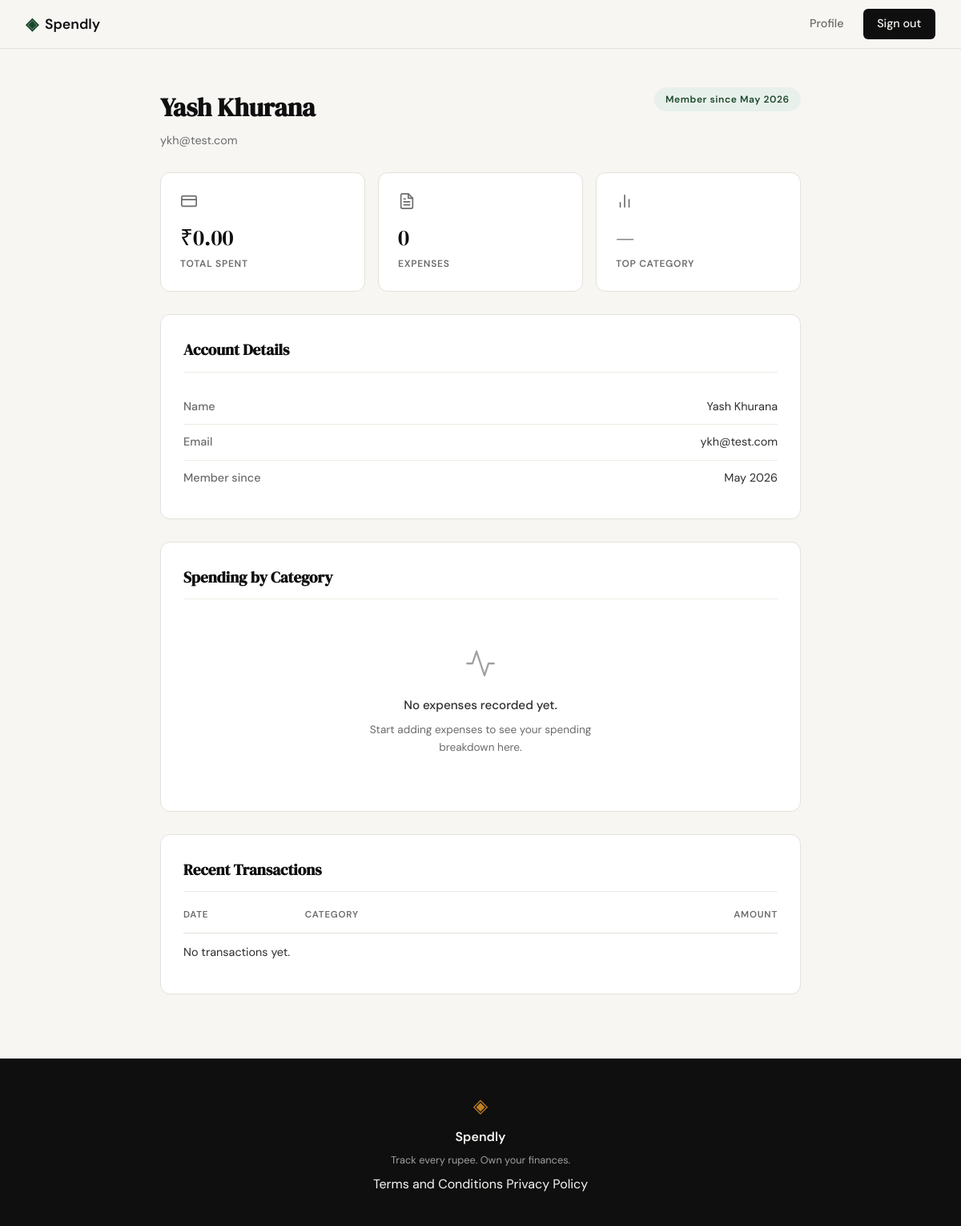
/profile (signed in), run on an earlier commit of the app's database.
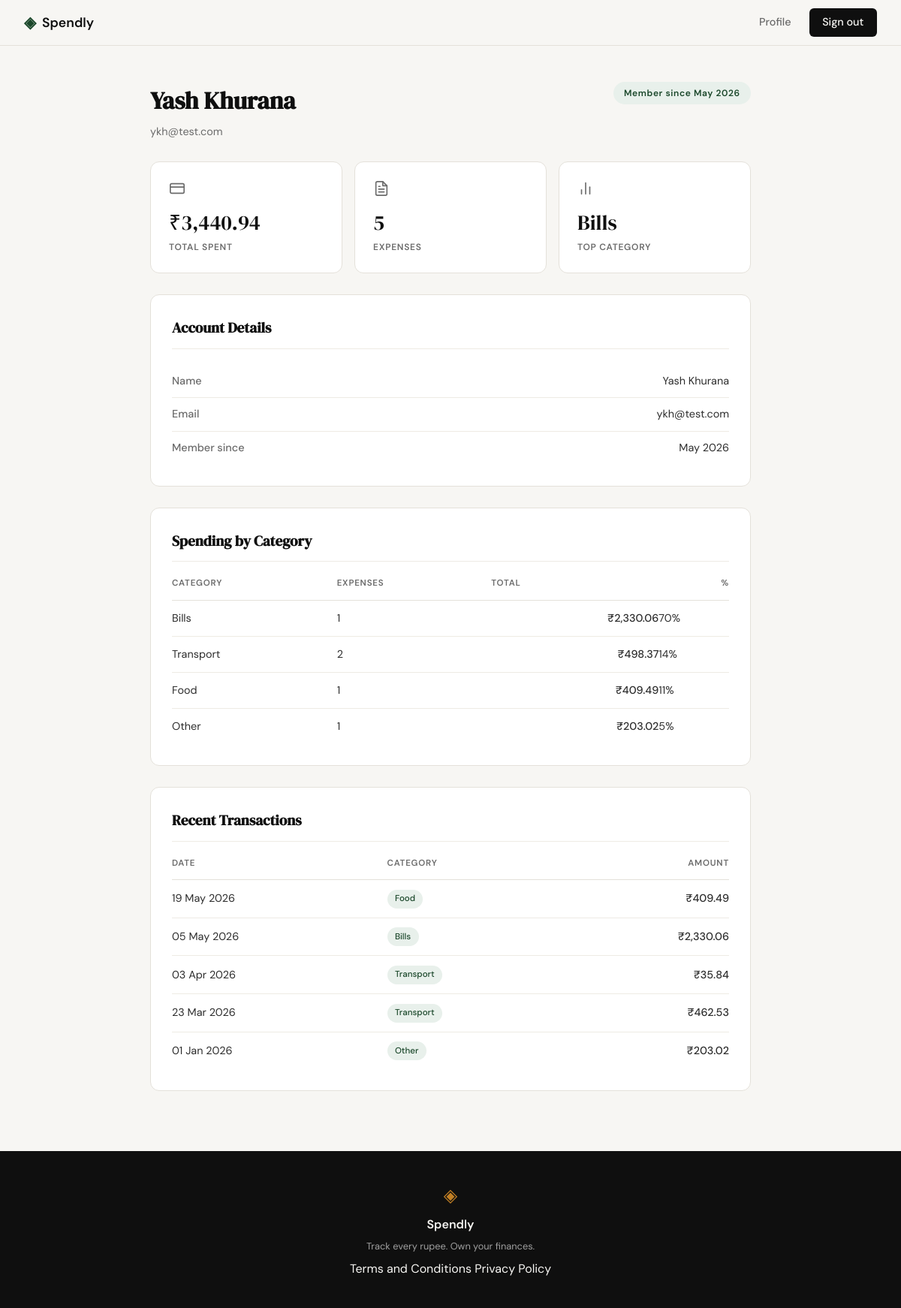
And on a later commit of the database.
### tables this page shows
CREATE TABLE users (
            id            INTEGER PRIMARY KEY AUTOINCREMENT,
            name          TEXT    NOT NULL,
            email         TEXT    NOT NULL UNIQUE,
            password_hash TEXT    NOT NULL,
            created_at    TEXT    DEFAULT (datetime('now'))
        );

CREATE TABLE expenses (
            id          INTEGER PRIMARY KEY AUTOINCREMENT,
            user_id     INTEGER NOT NULL REFERENCES users(id),
            amount      REAL    NOT NULL,
            category    TEXT    NOT NULL,
            date        TEXT    NOT NULL,
            description TEXT,
            created_at  TEXT    DEFAULT (datetime('now'))
        );

### app.py (the view)
@app.route("/profile")
def profile():
    if not session.get("user_id"):
        return redirect(url_for("login"))
    user = get_user_by_id(session["user_id"])
    if user is None:
        session.clear()
        return redirect(url_for("login"))
    stats = get_summary_stats(session["user_id"])
    recent_transactions = get_recent_transactions(session["user_id"])
    categories = get_category_breakdown(session["user_id"])
    return render_template("profile.html",
        user_name=user["name"],
        user_email=user["email"],
        member_since=user["member_since"],
        grand_total=stats["total_spent"],
        grand_count=stats["transaction_count"],
        top_category=stats["top_category"],
        recent_transactions=recent_transactions,
        has_recent=bool(recent_transactions),
        categories=categories,
        has_expenses=bool(categories),
    )

### database/db.py (called while the page is built)
def get_db():
    conn = sqlite3.connect(DB_PATH)
    conn.row_factory = sqlite3.Row
    conn.execute("PRAGMA foreign_keys = ON")
    return conn

### database/queries.py (called while the page is built)
def get_user_by_id(user_id):
    conn = get_db()
    try:
        row = conn.execute(
            "SELECT id, name, email, created_at FROM users WHERE id = ?",
            (user_id,),
        ).fetchone()
        if row is None:
            return None
        member_since = datetime.strptime(row["created_at"], "%Y-%m-%d %H:%M:%S").strftime("%B %Y")
        return {
            "name": row["name"],
            "email": row["email"],
            "member_since": member_since,
        }
    finally:
        conn.close()

def get_summary_stats(user_id):
    conn = get_db()
    try:
        row = conn.execute(
            "SELECT SUM(amount), COUNT(*) FROM expenses WHERE user_id = ?",
            (user_id,),
        ).fetchone()
        total_raw = row[0]
        count = row[1]
        total_spent = "₹{:,.2f}".format(total_raw if total_raw is not None else 0)
        transaction_count = count if count is not None else 0
        top_row = conn.execute(
            "SELECT category FROM expenses WHERE user_id = ? "
            "GROUP BY category ORDER BY SUM(amount) DESC LIMIT 1",
            (user_id,),
        ).fetchone()
        top_category = top_row[0] if top_row is not None else "—"
        return {
            "total_spent": total_spent,
            "transaction_count": transaction_count,
            "top_category": top_category,
        }
    finally:
        conn.close()

def get_recent_transactions(user_id, limit=10):
    conn = get_db()
    try:
        rows = conn.execute(
            "SELECT amount, category, date, description "
            "FROM expenses WHERE user_id = ? "
            "ORDER BY date DESC, id DESC LIMIT ?",
            (user_id, limit),
        ).fetchall()
        result = []
        for r in rows:
            formatted_date = datetime.strptime(r["date"], "%Y-%m-%d").strftime("%d %b %Y")
            result.append({
                "date": formatted_date,
                "category": r["category"],
                "amount": "₹{:,.2f}".format(r["amount"]),
                "description": r["description"] if r["description"] is not None else "",
            })
        return result
    finally:
        conn.close()

### templates/profile.html (shortened to what this page needs)
{% extends "base.html" %}
{% block head %}
<link rel="stylesheet" href="{{ url_for('static', filename='css/profile.css') }}">
{% endblock %}
{% block content %}
<section class="profile-page">
    <div class="profile-inner">
        <div class="profile-header">
            <div>
                <h1 class="profile-title">{{ user_name }}</h1>
                <p class="profile-subtitle">{{ user_email }}</p>
            </div>
            <span class="member-badge">Member since {{ member_since }}</span>
        </div>
        <div class="stats-row">
            <div class="stat-card">
                <div class="stat-icon">
                    <svg xmlns="http://www.w3.org/2000/svg" width="22" height="22" viewBox="0 0 24 24"
                         fill="none" stroke="currentColor" stroke-width="1.8" stroke-linecap="round" stroke-linejoin="round">
                        <rect x="2" y="5" width="20" height="14" rx="2"/>
                        <line x1="2" y1="10" x2="22" y2="10"/>
                    </svg>
                </div>
                <span class="stat-value">{{ grand_total }}</span>
                <span class="stat-label">Total Spent</span>
            </div>
            <div class="stat-card">
                <div class="stat-icon">
                </div>
                <span class="stat-value">{{ grand_count }}</span>
                <span class="stat-label">Expenses</span>
            </div>
            <div class="stat-card">
                <div class="stat-icon">
                    <svg xmlns="http://www.w3.org/2000/svg" width="22" height="22" viewBox="0 0 24 24"
                         fill="none" stroke="currentColor" stroke-width="1.8" stroke-linecap="round" stroke-linejoin="round">
                        <line x1="18" y1="20" x2="18" y2="10"/>
                        <line x1="12" y1="20" x2="12" y2="4"/>
                        <line x1="6" y1="20" x2="6" y2="14"/>
                    </svg>
                </div>
                <span class="stat-value">{{ top_category }}</span>
                <span class="stat-label">Top Category</span>
            </div>
        </div>
        <div class="profile-card">
            <h2 class="card-title">Account Details</h2>
            <div class="info-row">
                <span class="info-label">Name</span>
                <span class="info-value">{{ user_name }}</span>
            </div>
            <div class="info-row">
                <span class="info-label">Email</span>
                <span class="info-value">{{ user_email }}</span>
            </div>
            <div class="info-row">
                <span class="info-label">Member since</span>
                <span class="info-value">{{ member_since }}</span>
            </div>
        </div>
        <div class="profile-card">
            <h2 class="card-title">Spending by Category</h2>
            {% if has_expenses %}
                <table class="category-table">
                    <thead>
                        <tr>
                            <th>Category</th>
                            <th>Expenses</th>
                            <th>Total</th>
                            <th>%</th>
                        </tr>
                    </thead>
                    <tbody>
                        {% for cat in categories %}
                        <tr>
                            <td>{{ cat.name }}</td>
                            <td>{{ cat.count }}</td>
                            <td class="amount-cell">{{ cat.amount }}</td>
                            <td>{{ cat.pct }}%</td>
                        </tr>
                        {% endfor %}
                    </tbody>
                </table>
            {% else %}
                <div class="empty-state">
                    <div class="empty-icon">
                        <svg xmlns="http://www.w3.org/2000/svg" width="40" height="40" viewBox="0 0 24 24"
                             fill="none" stroke="currentColor" stroke-width="1.4" stroke-linecap="round" stroke-linejoin="round">
                            <path d="M22 12h-4l-3 9L9 3l-3 9H2"/>
                        </svg>
                    </div>
                    <p class="empty-title">No expenses recorded yet.</p>
                    <p class="empty-sub">Start adding expenses to see your spending breakdown here.</p>
                </div>
            {% endif %}
        </div>
        <div class="profile-card">
            <h2 class="card-title">Recent Transactions</h2>
            <table class="txn-table">
                <thead>
                    <tr>
                        <th>Date</th>
                        <th>Category</th>
                        <th>Amount</th>
                    </tr>
                </thead>
                <tbody>
                    {% if has_recent %}
                      {% for txn in recent_transactions %}
                      <tr>
                        <td>{{ txn.date }}</td>
                        <td><span class="cat-badge">{{ txn.category }}</span></td>
                        <td class="amount-cell">{{ txn.amount }}</td>
                      </tr>
                      {% endfor %}
                    {% else %}
                    <tr>
                      <td colspan="3" class="empty-cell">No transactions yet.</td>
                    </tr>
                    {% endif %}
                </tbody>
            </table>
        </div>
    </div>
</section>
{% endblock %}

### templates/base.html (shortened to what this page needs)
<!DOCTYPE html>
<html lang="en">
<head>
    <link rel="stylesheet" href="{{ url_for('static', filename='css/style.css') }}">
    {% block head %}{% endblock %}
</head>
<body>
    <nav class="navbar">
        <div class="nav-inner">
            <a href="{{ url_for('landing') }}" class="nav-brand">
                <span class="brand-icon">◈</span>
                <span class="brand-name">Spendly</span>
            </a>
            <div class="nav-links">
                {% if session.get('user_id') %}
                    <a href="{{ url_for('profile') }}">Profile</a>
                    <a href="{{ url_for('logout') }}" class="nav-cta">Sign out</a>
                {% else %}
                    <a href="{{ url_for('login') }}">Sign in</a>
                    <a href="{{ url_for('register') }}" class="nav-cta">Get started</a>
                {% endif %}
            </div>
        </div>
    </nav>
    <main class="main-content">
        {% block content %}{% endblock %}
    </main>
    <footer class="footer">
        <div class="footer-inner">
            <span class="brand-icon">◈</span>
            <span class="footer-name">Spendly</span>
            <p class="footer-copy">Track every rupee. Own your finances.</p>
            <div class="footer-links">
                <a href="/terms">Terms and Conditions</a>
                <a href="/privacy">Privacy Policy</a>
            </div>
        </div>
    </footer>
</body>
</html>

### static/css/style.css (style rules this page uses)
:root { --ink: #0f0f0f; --ink-soft: #2d2d2d; --ink-muted: #6b6b6b; --ink-faint: #a0a0a0; --paper: #f7f6f3; --paper-warm: #f0ede6; --paper-card: #ffffff; --accent: #1a472a; --accent-light: #e8f0eb; --accent-2: #c17f24; --accent-2-light: #fdf3e3; --danger: #c0392b; --danger-light: #fdecea; --border: #e4e1da; --border-soft: #eeebe4; --font-display: 'DM Serif Display', Georgia, serif; --font-body: 'DM Sans', system-ui, sans-serif; --max-width: 1200px; --auth-width: 440px; --radius-sm: 6px; --radius-md: 12px; --radius-lg: 20px; }
*, *::before, *::after { box-sizing: border-box; margin: 0; padding: 0; }
html { font-size: 16px; scroll-behavior: smooth; }
body { background: var(--paper); color: var(--ink); font-family: var(--font-body); font-size: 1rem; line-height: 1.6; -webkit-font-smoothing: antialiased; }
a { color: inherit; text-decoration: none; }
.navbar { position: sticky; top: 0; z-index: 100; background: var(--paper); border-bottom: 1px solid var(--border); padding: 0 2rem; }
.nav-inner { max-width: var(--max-width); margin: 0 auto; height: 60px; display: flex; align-items: center; justify-content: space-between; }
.nav-brand { display: flex; align-items: center; gap: 0.5rem; font-family: var(--font-body); font-weight: 600; font-size: 1.1rem; color: var(--ink); }
.brand-icon { color: var(--accent); font-size: 1.3rem; }
.brand-name { color: var(--ink); }
.nav-links { display: flex; align-items: center; gap: 1.5rem; font-size: 0.9rem; font-weight: 500; }
.nav-links a { color: var(--ink-muted); transition: color 0.2s; }
.nav-cta { background: var(--ink) !important; color: var(--paper) !important; padding: 0.45rem 1.1rem; border-radius: var(--radius-sm); transition: background 0.2s !important; }
.main-content { min-height: calc(100vh - 60px - 100px); }
.footer { background: var(--ink); color: var(--paper); padding: 2.5rem 2rem; text-align: center; }
.footer-inner { display: flex; flex-direction: column; align-items: center; gap: 0.4rem; }
.footer .brand-icon { color: var(--accent-2); font-size: 1.5rem; }
.footer-name { font-weight: 600; font-size: 1rem; }
.footer-copy { font-size: 0.8rem; color: var(--ink-faint); }

What changed in the data, as far as the page shows it:
added expenses: category "Bills", date "05 May 2026", amount "₹2,330.06"
added expenses: date "19 May 2026", category "Food", amount "₹409.49"
added expenses: date "03 Apr 2026", category "Transport", amount "₹35.84"
added expenses: date "23 Mar 2026", category "Transport", amount "₹462.53"
added expenses: date "01 Jan 2026", category "Other", amount "₹203.02"
Also different on the page:
{{ grand_total }}: "₹0.00" → "₹3,440.94"
{{ grand_count }}: "0" → "5"
{{ top_category }}: "—" → (not shown)
text no longer shown: "No expenses recorded yet. Start adding expenses to see your spending breakdown here. No transactions yet."
text now shown: "CATEGORY EXPENSES TOTAL %"
new list line: "Bills 1 ₹2,330.06 70 %"
new list line: "Transport 2 ₹498.37 14 %"
new list line: "Food 1 ₹409.49 11 %"
new list line: "Other 1 ₹203.02 5 %"
